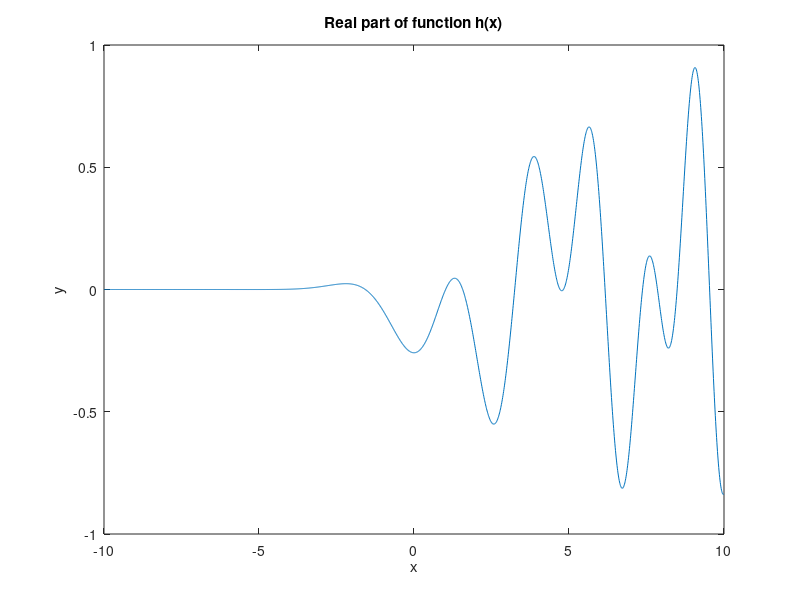
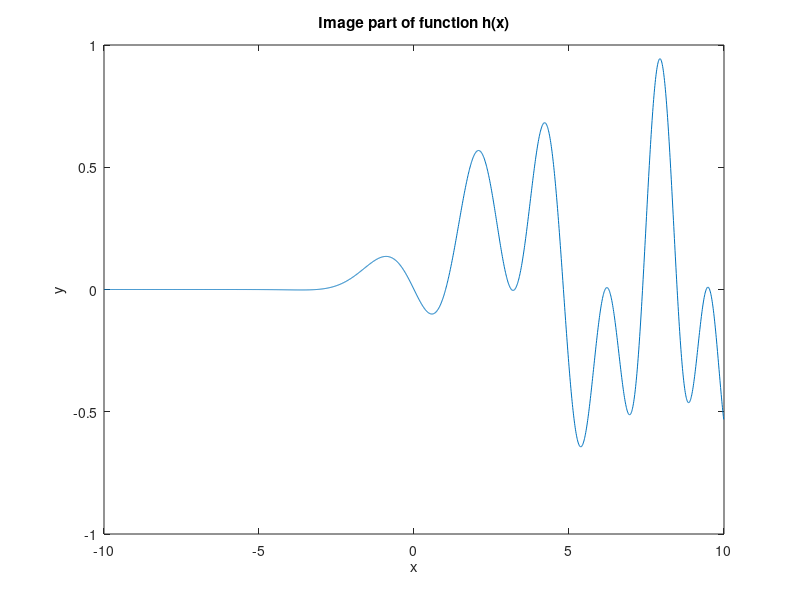
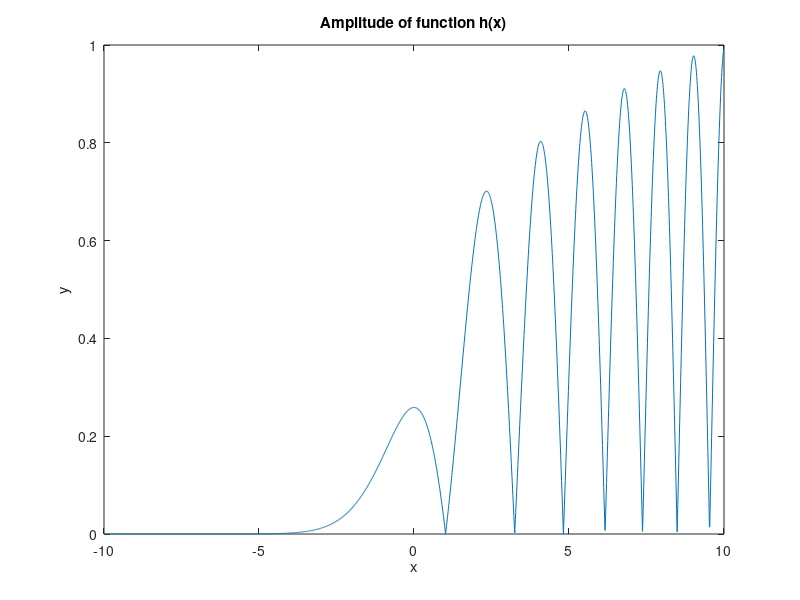
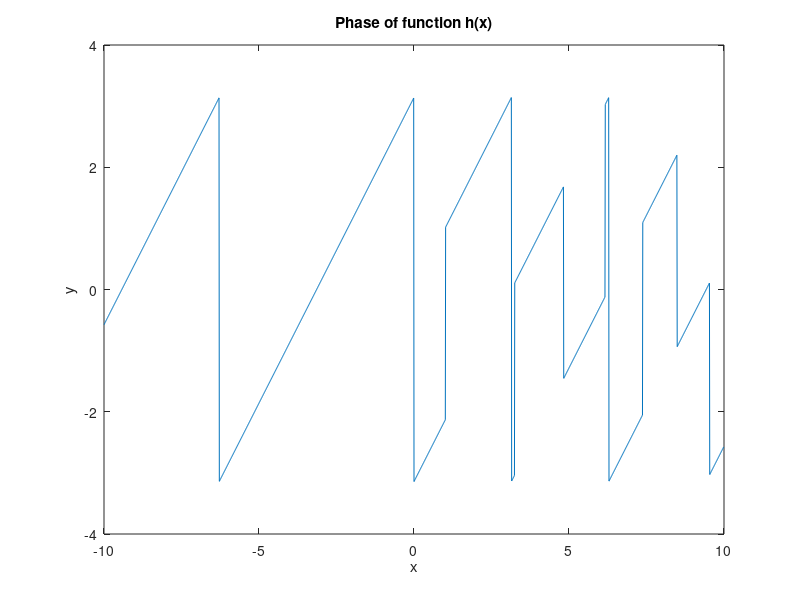

Source code (MATLAB) for these figures, in order:
#3
n = 2000;
#4
a = -10;
b = 10;
h = (b-a)/n;
x = (a:h:b);
size(x)
x(end) = [];
size(x)
#5
f = airy(1,-x);
#6
plot(x,f)
xlabel("x");
ylabel("y");
title("Funtion f(-x)");
#7
f1 = airy(1, 2*(-x));
plot(x, f1)
xlabel("x");
ylabel("y");
title("Funtion f(-2x)");

f2 = airy(1, (-x + 5));
plot(x, f2)
xlabel("x");
ylabel("y");
title("Funtion f(-x + 5)");
#8
plot(x(1: end/4), f(1: end/4))
xlabel("x");
ylabel("y");
title("First quarter f(-x)");

plot(x(end/4: end * 3/4), f(end/4: end * 3/4))
xlabel("x");
ylabel("y");
title("First quarter f(-x)");
#9
domain = x > 0 & x < 7;
plot(x(domain), f(domain))
xlabel("x");
ylabel("y");
title("Function f(-x) on the interval [0, 7]");
#10
g = besselj(1,x);
plot(x, g)
xlabel("x");
ylabel("y");
title("Funtion g");
#11
s = f + g;
p = f.*g;
#12
plot(x, f, "-;f(x);c")
hold on;
plot(x, g, "-.;g(x);r")
plot(x(1: 30: end), s(1: 30: end), ".<;f(x) + g(x); b")
plot(x(1: 30: end), p(1: 30: end), "--.<;f(x)g(x); m")
hold off;
#13
plot(x, real(f))
xlabel("x");
ylabel("y");
title("Real part of function f(x)");

plot(x, imag(f))
xlabel("x");
ylabel("y");
title("Image part of function f(x)");

plot(x, abs(f))
xlabel("x");
ylabel("y");
title("Amplitude of function f(x)");

plot(x, arg(f))
xlabel("x");
ylabel("y");
title("Phase of function f(x)");
#14
h = f .* exp(1i * x);

figure(1)
plot(x, real(h))
xlabel("x");
ylabel("y");
title("Real part of function h(x)");

figure(2)
plot(x, imag(h))
xlabel("x");
ylabel("y");
title("Image part of function h(x)");

figure(3)
plot(x, abs(h))
xlabel("x");
ylabel("y");
title("Amplitude of function h(x)");

figure(4)
plot(x, arg(h))
xlabel("x");
ylabel("y");
title("Phase of function h(x)");